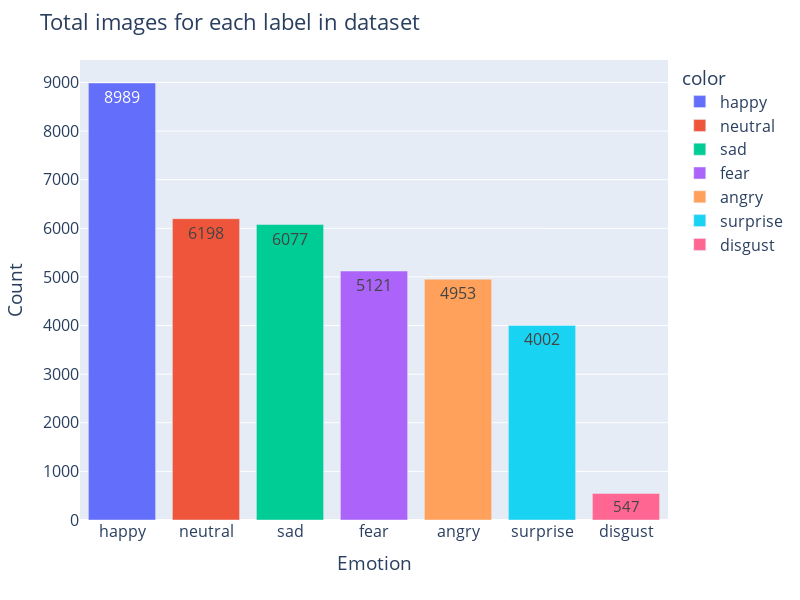

Notebook cell for this chart:
### Code cell
fig = px.bar(fer2013_df["emotion"].value_counts(), color=fer2013_df["emotion"].value_counts().index)

fig.update_layout(
    title="Total images for each label in dataset",
    xaxis_title="Emotion",
    yaxis_title="Count",
    height=600,
    width=800,
    font_size=16
)

fig.update_traces(texttemplate="%{y}", textposition="inside")

fig.show()

### Figure 1 — Plotly figure (JSON) as saved in the notebook; plotly's stock layout.template omitted (floating-point values rounded to 4 significant figures)
{"data": [{"alignmentgroup": "True", "hovertemplate": "color=happy<br>emotion=%{x}<br>value=%{y}<extra></extra>", "legendgroup": "happy", "marker": {"color": "#636efa", "pattern": {"shape": ""}}, "name": "happy", "offsetgroup": "happy", "orientation": "v", "showlegend": true, "textposition": "inside", "texttemplate": "%{y}", "type": "bar", "x": ["happy"], "xaxis": "x", "y": [8989], "yaxis": "y"}, {"alignmentgroup": "True", "hovertemplate": "color=neutral<br>emotion=%{x}<br>value=%{y}<extra></extra>", "legendgroup": "neutral", "marker": {"color": "#EF553B", "pattern": {"shape": ""}}, "name": "neutral", "offsetgroup": "neutral", "orientation": "v", "showlegend": true, "textposition": "inside", "texttemplate": "%{y}", "type": "bar", "x": ["neutral"], "xaxis": "x", "y": [6198], "yaxis": "y"}, {"alignmentgroup": "True", "hovertemplate": "color=sad<br>emotion=%{x}<br>value=%{y}<extra></extra>", "legendgroup": "sad", "marker": {"color": "#00cc96", "pattern": {"shape": ""}}, "name": "sad", "offsetgroup": "sad", "orientation": "v", "showlegend": true, "textposition": "inside", "texttemplate": "%{y}", "type": "bar", "x": ["sad"], "xaxis": "x", "y": [6077], "yaxis": "y"}, {"alignmentgroup": "True", "hovertemplate": "color=fear<br>emotion=%{x}<br>value=%{y}<extra></extra>", "legendgroup": "fear", "marker": {"color": "#ab63fa", "pattern": {"shape": ""}}, "name": "fear", "offsetgroup": "fear", "orientation": "v", "showlegend": true, "textposition": "inside", "texttemplate": "%{y}", "type": "bar", "x": ["fear"], "xaxis": "x", "y": [5121], "yaxis": "y"}, {"alignmentgroup": "True", "hovertemplate": "color=angry<br>emotion=%{x}<br>value=%{y}<extra></extra>", "legendgroup": "angry", "marker": {"color": "#FFA15A", "pattern": {"shape": ""}}, "name": "angry", "offsetgroup": "angry", "orientation": "v", "showlegend": true, "textposition": "inside", "texttemplate": "%{y}", "type": "bar", "x": ["angry"], "xaxis": "x", "y": [4953], "yaxis": "y"}, {"alignmentgroup": "True", "hovertemplate": "color=surprise<br>emotion=%{x}<br>value=%{y}<extra></extra>", "legendgroup": "surprise", "marker": {"color": "#19d3f3", "pattern": {"shape": ""}}, "name": "surprise", "offsetgroup": "surprise", "orientation": "v", "showlegend": true, "textposition": "inside", "texttemplate": "%{y}", "type": "bar", "x": ["surprise"], "xaxis": "x", "y": [4002], "yaxis": "y"}, {"alignmentgroup": "True", "hovertemplate": "color=disgust<br>emotion=%{x}<br>value=%{y}<extra></extra>", "legendgroup": "disgust", "marker": {"color": "#FF6692", "pattern": {"shape": ""}}, "name": "disgust", "offsetgroup": "disgust", "orientation": "v", "showlegend": true, "textposition": "inside", "texttemplate": "%{y}", "type": "bar", "x": ["disgust"], "xaxis": "x", "y": [547], "yaxis": "y"}], "layout": {"barmode": "relative", "font": {"size": 16}, "height": 600, "legend": {"title": {"text": "color"}, "tracegroupgap": 0}, "margin": {"t": 60}, "title": {"text": "Total images for each label in dataset"}, "width": 800, "xaxis": {"anchor": "y", "domain": [0, 1], "title": {"text": "Emotion"}}, "yaxis": {"anchor": "x", "domain": [0, 1], "title": {"text": "Count"}}}}
